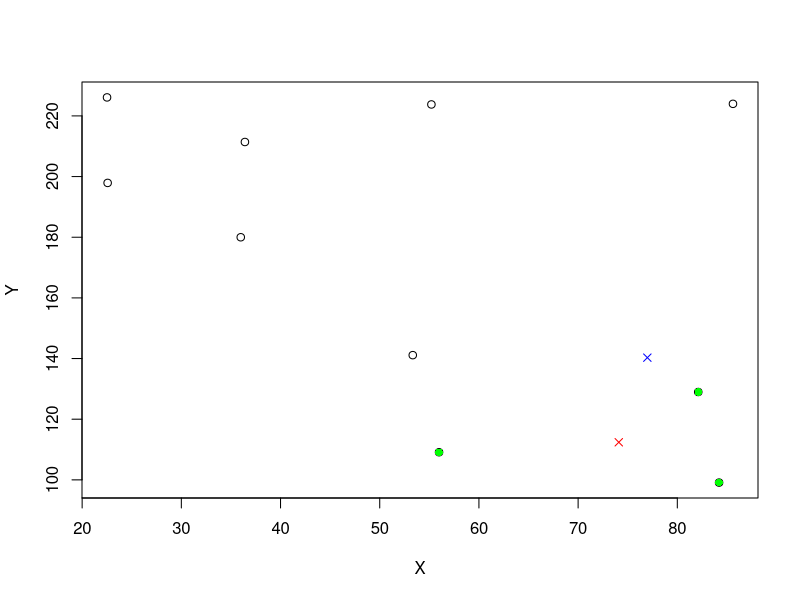

The R source for this figure:
kNearestNeighbours = function(signalStrength, points, k = 1, weighted = FALSE) {
  distances = matrix(c(points$SS1 - signalStrength[1], points$SS2 - signalStrength[2]), ncol = 2)
  
  if(weighted) {
    distances = 1 / distances
  } 

  averageDifferences = matrix(data = c(points$Point, rowMeans(distances)), ncol = 2)
  averageDifferences = averageDifferences[order(averageDifferences[,2]),] # sorting measurements by differences
  
  indexOfClosestKmeasurements = head(averageDifferences[,1], k)
  result = points[indexOfClosestKmeasurements[1:k],]
  
  return(result)
}

estimatePosition = function(signalStrength, points, k = 1, weighted = FALSE, highlightNeighboursOnPlot = FALSE, neighbourColor = "green") {
  kNearestNeighbours = kNearestNeighbours(signalStrength = signalStrength, points = points, k = k, weighted = weighted)
  
  if (highlightNeighboursOnPlot) {
    points(x = kNearestNeighbours$X, y = kNearestNeighbours$Y, col = neighbourColor, pch = 16)
  }
  return(c(mean(kNearestNeighbours$X), mean(kNearestNeighbours$Y)))
} 

measurements = read.csv("radio_map.csv", header = TRUE, sep = ";")
plot(x = measurements$X, y = measurements$Y, xlab = "X", ylab = "Y")

k = 3
mySinglalStrength = c(-74, -80)

myPosition = estimatePosition(signalStrength = mySinglalStrength, points = measurements, k = k, highlightNeighboursOnPlot = TRUE)
points(x = myPosition[1], y = myPosition[2], col = "red", pch = 4)

k = 4

myPosition = estimatePosition(signalStrength = mySinglalStrength, points = measurements, k = k, weighted = TRUE)
points(x = myPosition[1], y = myPosition[2], col = "blue", pch = 4)
